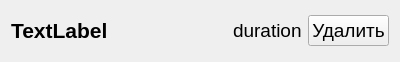
<?xml version="1.0" encoding="UTF-8"?>
<ui version="4.0">
 <class>Form</class>
 <widget class="QWidget" name="Form">
  <property name="geometry">
   <rect>
    <x>0</x>
    <y>0</y>
    <width>400</width>
    <height>62</height>
   </rect>
  </property>
  <property name="font">
   <font>
    <pointsize>14</pointsize>
   </font>
  </property>
  <property name="windowTitle">
   <string>Form</string>
  </property>
  <layout class="QGridLayout" name="gridLayout">
   <item row="0" column="0">
    <widget class="QLabel" name="title_label">
     <property name="sizePolicy">
      <sizepolicy hsizetype="Expanding" vsizetype="Preferred">
       <horstretch>0</horstretch>
       <verstretch>0</verstretch>
      </sizepolicy>
     </property>
     <property name="font">
      <font>
       <pointsize>16</pointsize>
       <weight>75</weight>
       <bold>true</bold>
      </font>
     </property>
     <property name="text">
      <string>TextLabel</string>
     </property>
    </widget>
   </item>
   <item row="0" column="2">
    <widget class="QPushButton" name="deleting_button">
     <property name="text">
      <string>Удалить</string>
     </property>
    </widget>
   </item>
   <item row="0" column="1">
    <widget class="QLabel" name="duration_label">
     <property name="text">
      <string>duration</string>
     </property>
    </widget>
   </item>
  </layout>
 </widget>
 <resources/>
 <connections/>
</ui>
